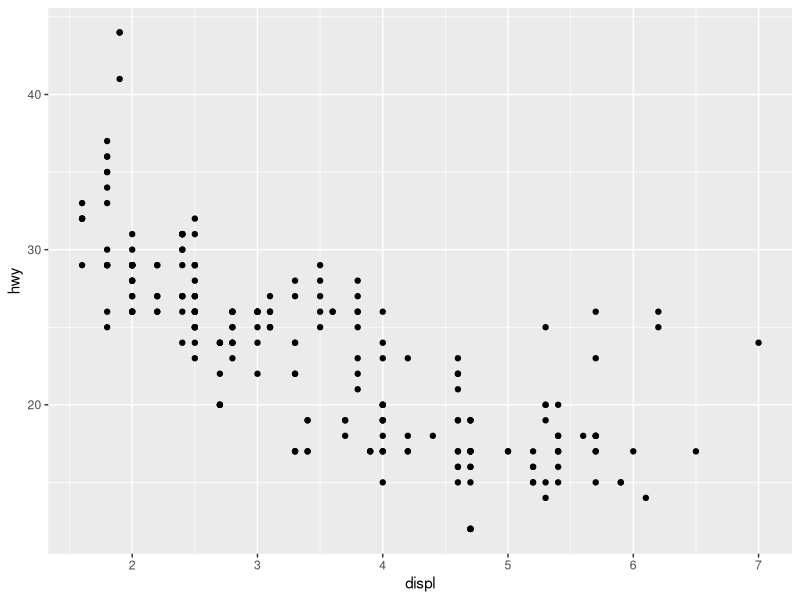
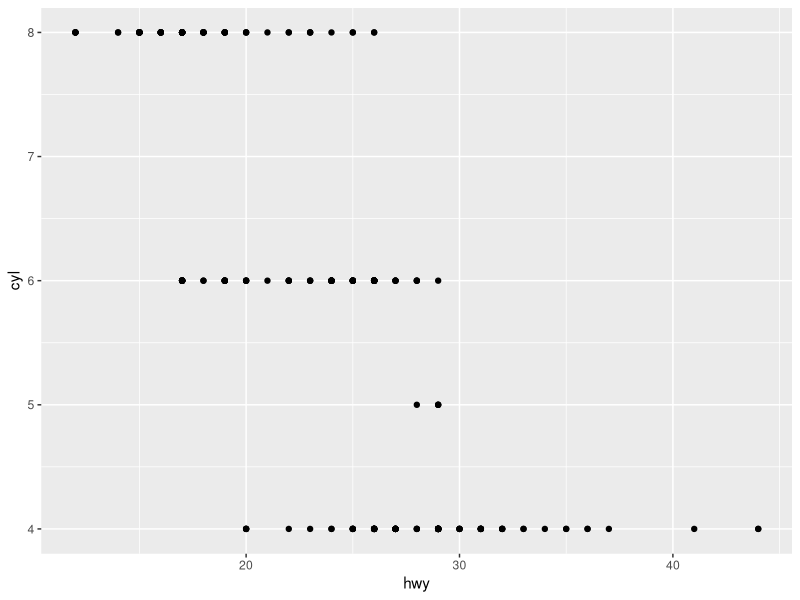
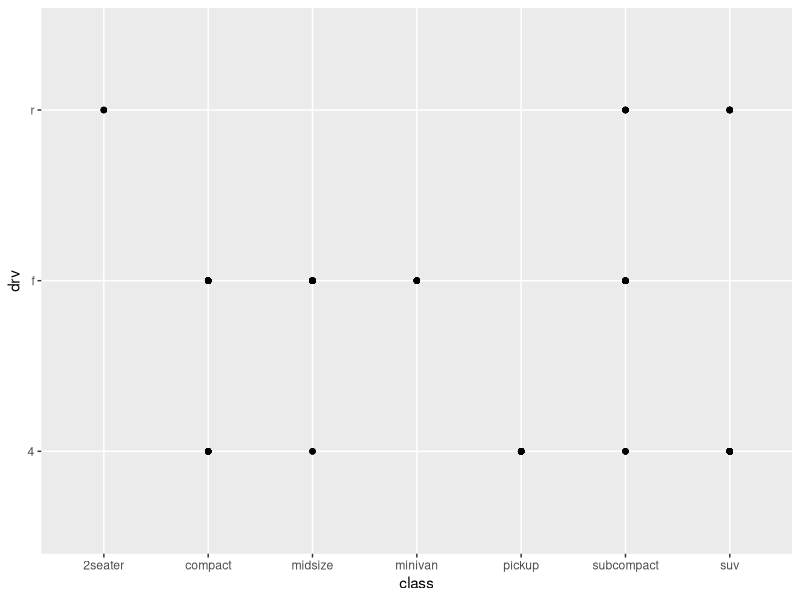
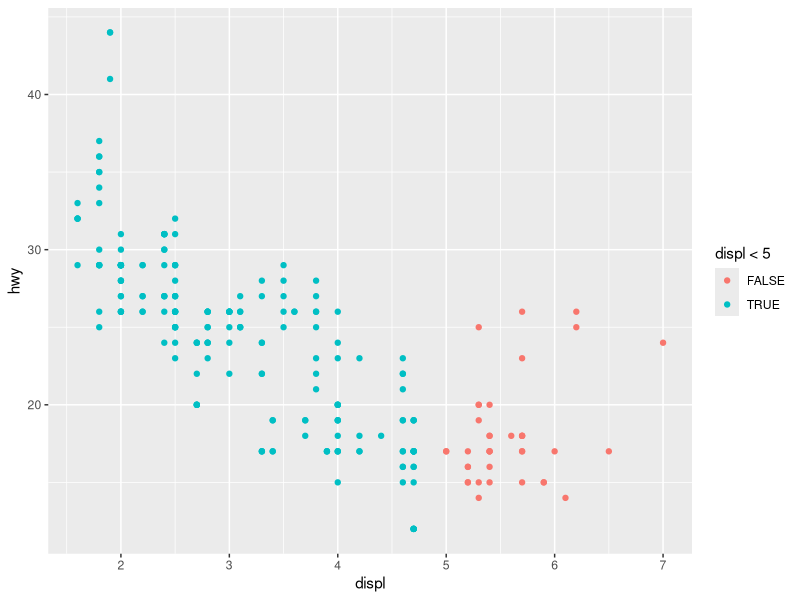
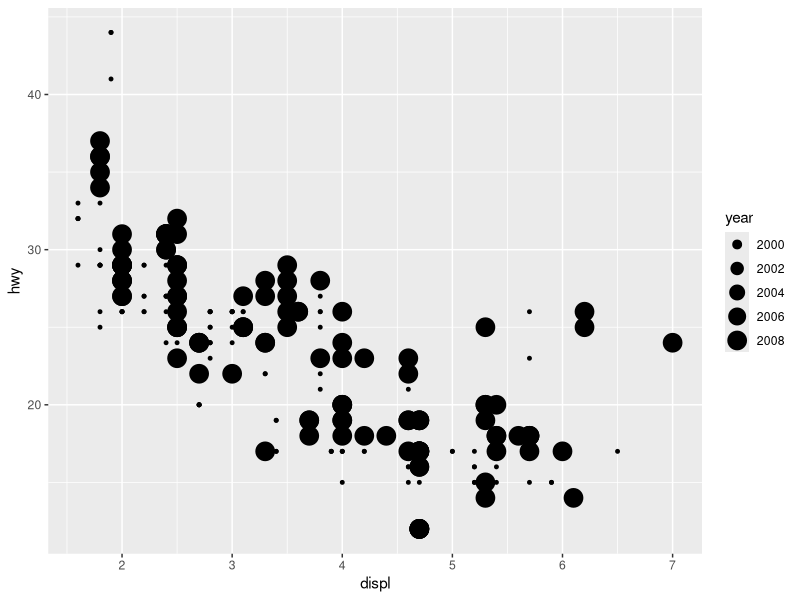
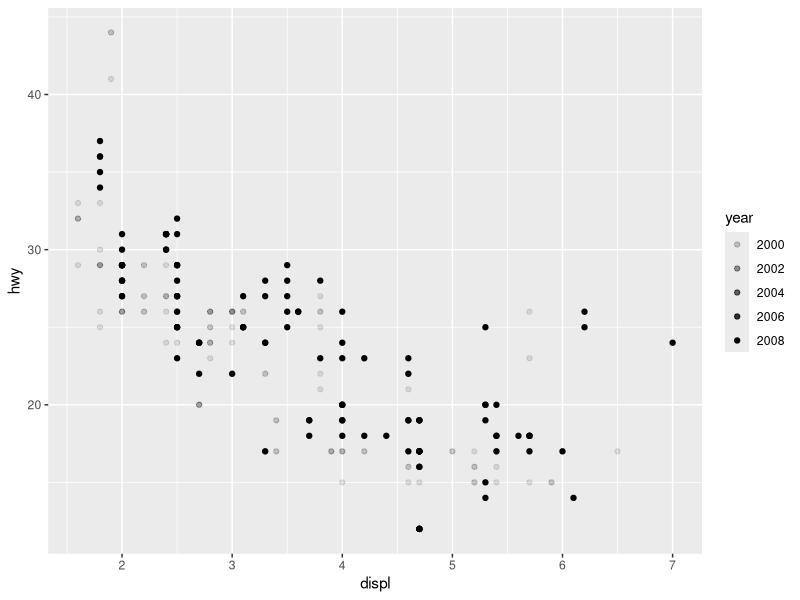
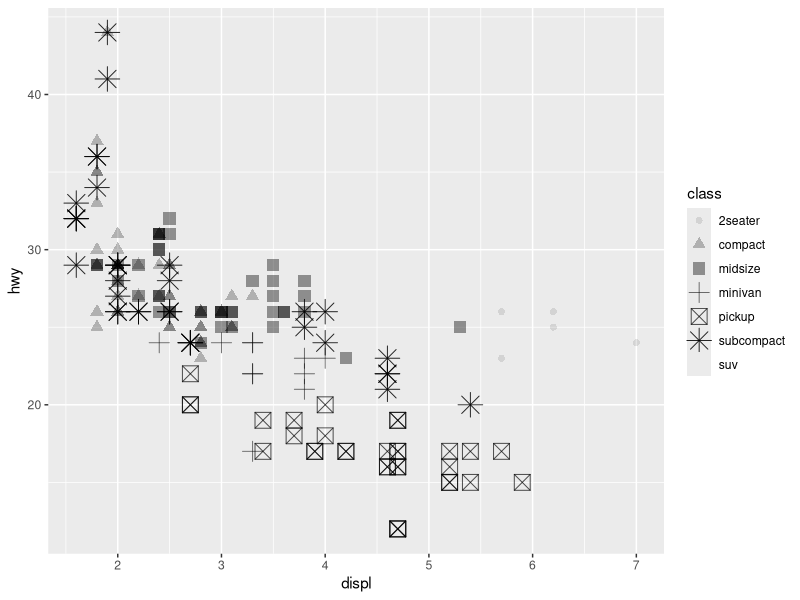
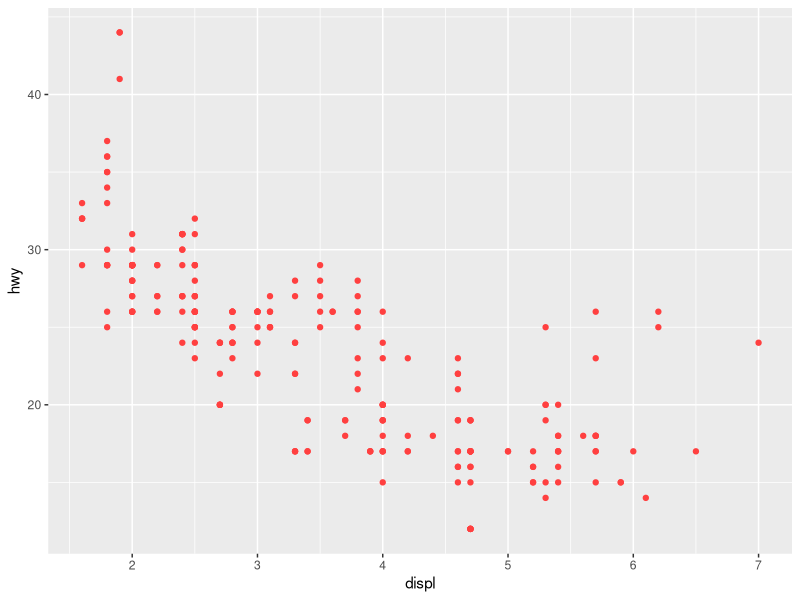

Source code (R) for these figures, in order:
## ---- chunk 1
knitr::opts_chunk$set(echo = TRUE)
library(tidyverse)
## ---- chunk 2
# load mpg data set from ggplot2. mpg is a dataframe
mpg <- ggplot2::mpg

#plot displ (litres) vs. highway mpg
ggplot(data = mpg) + geom_point(mapping = aes(x = displ, y = hwy))

# plot highway mpg vs cylinders
ggplot(data = mpg) + geom_point(mapping = aes(x = hwy, y = cyl))

# plot unhelpful graph with categorical variables
ggplot(data = mpg) + geom_point(mapping = aes(class, drv))
## ---- chunk 3
# plot with color aesthetic mapped to car class
ggplot(data = mpg) + geom_point(mapping = aes(x = displ, y = hwy, color = displ<5))

# plot with size aesthetic mapped to class
ggplot(data = mpg) + geom_point(mapping = aes(x = displ, y = hwy, size = year))

# plot with alpha aesthetic mapped to class
ggplot(data = mpg) + geom_point(mapping = aes(x = displ, y = hwy, alpha = year))

# plot with shape aesthetic mapped to class
ggplot(data = mpg) + geom_point(mapping = aes(x = displ, y = hwy, shape = class, size = class, alpha = class))

# plot and make all data points blue
ggplot(data = mpg) + geom_point(mapping = aes(x = displ, y = hwy), color = "brown1")
## ---- chunk 4
# shows which variables are continuous and which are categorical
glimpse(mpg)
## ---- chunk 5
# facet wrap by class
ggplot(data = mpg) + 
  geom_point(mapping = aes(x = displ, y = hwy)) + 
    facet_wrap(~ class, nrow = 2)

# facet grid drive type and cylinders
ggplot(data = mpg) + 
  geom_point(mapping = aes(x = displ, y = hwy)) + 
    facet_grid(drv~cyl)

# facet grid cylinders
ggplot(data = mpg) + 
  geom_point(mapping = aes(x = displ, y = hwy)) + 
    facet_grid(.~cyl)

# same as above but horizontal orientation
ggplot(data = mpg) + 
  geom_point(mapping = aes(x = displ, y = hwy)) + 
    facet_grid(drv ~ .)

## ---- chunk 6
# left
ggplot(data = mpg) + 
  geom_point(mapping = aes(x = displ, y = hwy))

# right
ggplot(data = mpg) + 
  geom_smooth(mapping = aes(x = displ, y = hwy, linetype = drv, color = drv)) + 
    geom_point(mapping = aes(x = displ, y = hwy, color = drv))
## ---- chunk 7
ggplot(data = mpg) + 
  geom_smooth(mapping = aes(x = displ, y = hwy))

ggplot(data = mpg) + 
  geom_smooth(mapping = aes(x = displ, y = hwy, group = drv))

ggplot(data = mpg) + 
  geom_smooth(mapping = aes(x = displ, y = hwy, color = drv), show.legend = FALSE)

ggplot(data = mpg) + 
  geom_point(mapping = aes(x = displ, y = hwy)) + 
    geom_smooth(mapping = aes(x = displ, y = hwy))

# cleaner
ggplot(data = mpg, mapping = aes(x = displ, y = hwy)) + geom_point() + geom_smooth()

# over ride for 1 layer only
ggplot(data = mpg, mapping = aes(x = displ, y = hwy)) + geom_point(mapping = aes(color = class)) + geom_smooth()

# geom smooth for subcompact only 
ggplot(data = mpg, mapping = aes(x = displ, y = hwy)) + 
  geom_point(mapping = aes(color = class)) + 
    geom_smooth(data = filter(mpg, class == "subcompact"), se = FALSE)

ggplot(data = mpg, mapping = aes(x = displ, y = hwy, color = drv)) + 
  geom_point() + geom_smooth(se = FALSE)
## ---- chunk 8
ggplot(data = mpg, mapping = aes(x = displ, y = hwy)) + geom_point() + geom_smooth(se = FALSE)

ggplot(data = mpg, mapping = aes(x = displ, y = hwy, class = drv)) + geom_point() + geom_smooth(se = FALSE)
  
ggplot(data = mpg, mapping = aes(x = displ, y = hwy, col = drv)) + geom_point() + geom_smooth(se = FALSE)

ggplot(data = mpg, mapping = aes(x = displ, y = hwy)) + geom_point(mapping = aes(color = drv)) + geom_smooth(se = FALSE)

ggplot(data = mpg) + geom_point(mapping = aes(x = displ, y = hwy, color = drv)) + geom_smooth(mapping = aes(x = displ, y = hwy, linetype = drv), se = FALSE)

ggplot(data = mpg, mapping = aes(x = displ, y = hwy, col = drv)) + geom_point()
## ---- chunk 9
diamonds <- ggplot2::diamonds

ggplot(data = diamonds) + 
  geom_bar(mapping = aes(x = cut))

# create using statcount instead of geom_bar
ggplot(data = diamonds) + 
  stat_count(mapping = aes(x = cut))

# override the default stat. Change stat from count to identity

demo <- tribble(
  ~a, ~b,
  "bar1", 20,
  "bar2", 30,
  "bar3", 40,
  "bar4", 50
)

ggplot(data = demo) + 
  geom_bar(mapping = aes(x = a, y = b), stat = "identity")

# display a bar chart of proportion rather than count
ggplot(data = diamonds) + 
  geom_bar(mapping = aes(x = cut, y = ..prop.., group = 1))

# use stat summary to give information about statistical transformations in code
ggplot(data = diamonds) + 
  stat_summary(
    mapping = aes(x = cut, y = depth),
    fun.ymin = min,
    fun.ymax = max,
    fun.y = median
  )

#geom_pointrange
ggplot(data = diamonds) + 
  geom_pointrange(mapping = aes(x = cut, y = depth), stat = "summary")

#geom_col()
ggplot(data = diamonds) + 
  geom_col(mapping = aes(x = cut, y = depth))

## ---- chunk 10
ggplot(data = diamonds) + 
  geom_bar(mapping = aes(x = cut, color = cut))

ggplot(data = diamonds) + 
  geom_bar(mapping = aes(x = cut, fill = clarity))

# position = identity, more useful for 2d geoms
ggplot(data = diamonds, mapping = aes(x = cut, fill = clarity)) + 
  geom_bar(alpha = 1/5, position = "identity")

ggplot(data = diamonds, mapping = aes(x = cut, color = clarity)) + 
  geom_bar(fill = NA, position = "identity")

# position = fill, works like stacking, but makes each set of stacked bars the same height
ggplot(data = diamonds) +
  geom_bar(
    mapping = aes(x = cut, fill = clarity), position = "fill"
  )

# position = dodge places overlapping objects directly beside on another
ggplot(data = diamonds) + 
  geom_bar(mapping = aes(x = cut, fill = clarity), position = "dodge")

# position = jitter adds a small amount of noise to our data points to prevent overplotting and allow us to see the grouping of points
ggplot(data = mpg) + 
  geom_count(mapping = aes(x = displ, y = hwy), position = "jitter")

# default position adjustment for geom_boxplot
ggplot(data = mpg, mapping = aes(x = drv, y = hwy)) + 
  geom_boxplot()
## ---- chunk 11
#coord_flip
ggplot(data = mpg, mapping = aes(x = class, y = hwy)) + geom_boxplot()

ggplot(data = mpg, mapping = aes(x = class, y = hwy)) + geom_boxplot() + coord_flip()
## ---- chunk 12
#coord_quickmap
nz <- map_data("nz")

ggplot(nz, aes(long, lat, group = group)) + 
  geom_polygon(fill = "white", color = "black")

ggplot(nz, aes(long, lat, group = group)) + 
  geom_polygon(fill = "white", color = "black") + 
    coord_quickmap()
## ---- chunk 13
#coord_polar
bar <- ggplot(data = diamonds) + 
  geom_bar(mapping = aes(x = cut, fill = cut), show.legend = FALSE, width = 1) + 
    theme(aspect.ratio = 1) + 
      labs(x = NULL, y = NULL)

bar + coord_flip()
bar + coord_polar()
## ---- chunk 14
ggplot(data = mpg) + 
  geom_bar(mapping = aes(x = hwy, fill = drv), position = "fill") + 
    coord_polar()
